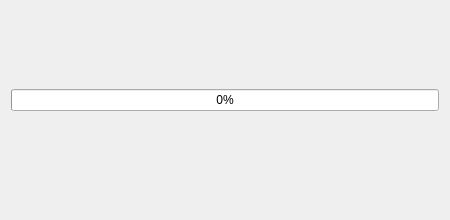
<?xml version="1.0" encoding="UTF-8"?>
<ui version="4.0">
 <class>DownloadDialog</class>
 <widget class="QWidget" name="DownloadDialog">
  <property name="geometry">
   <rect>
    <x>0</x>
    <y>0</y>
    <width>450</width>
    <height>220</height>
   </rect>
  </property>
  <property name="maximumSize">
   <size>
    <width>450</width>
    <height>220</height>
   </size>
  </property>
  <property name="windowTitle">
   <string>Downloader</string>
  </property>
  <layout class="QVBoxLayout" name="verticalLayout">
   <item>
    <spacer name="verticalSpacer">
     <property name="orientation">
      <enum>Qt::Vertical</enum>
     </property>
     <property name="sizeHint" stdset="0">
      <size>
       <width>20</width>
       <height>72</height>
      </size>
     </property>
    </spacer>
   </item>
   <item>
    <widget class="QProgressBar" name="progressBar">
     <property name="value">
      <number>0</number>
     </property>
    </widget>
   </item>
   <item>
    <widget class="QLabel" name="progressLabel">
     <property name="text">
      <string/>
     </property>
     <property name="alignment">
      <set>Qt::AlignCenter</set>
     </property>
    </widget>
   </item>
   <item>
    <spacer name="verticalSpacer_2">
     <property name="orientation">
      <enum>Qt::Vertical</enum>
     </property>
     <property name="sizeHint" stdset="0">
      <size>
       <width>20</width>
       <height>72</height>
      </size>
     </property>
    </spacer>
   </item>
  </layout>
 </widget>
 <resources/>
 <connections/>
</ui>
